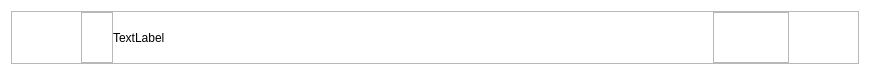
<?xml version="1.0" encoding="UTF-8"?>
<ui version="4.0">
 <class>Form</class>
 <widget class="QWidget" name="Form">
  <property name="geometry">
   <rect>
    <x>0</x>
    <y>0</y>
    <width>870</width>
    <height>75</height>
   </rect>
  </property>
  <property name="windowTitle">
   <string>Form</string>
  </property>
  <property name="styleSheet">
   <string notr="true">#Form{
background:#fff;
}</string>
  </property>
  <layout class="QGridLayout" name="gridLayout_3">
   <item row="0" column="0">
    <widget class="QFrame" name="frame">
     <property name="frameShape">
      <enum>QFrame::StyledPanel</enum>
     </property>
     <property name="frameShadow">
      <enum>QFrame::Raised</enum>
     </property>
     <layout class="QGridLayout" name="gridLayout_2">
      <property name="leftMargin">
       <number>0</number>
      </property>
      <property name="topMargin">
       <number>0</number>
      </property>
      <property name="rightMargin">
       <number>0</number>
      </property>
      <property name="bottomMargin">
       <number>0</number>
      </property>
      <property name="spacing">
       <number>0</number>
      </property>
      <item row="0" column="0">
       <spacer name="horizontalSpacer_2">
        <property name="orientation">
         <enum>Qt::Horizontal</enum>
        </property>
        <property name="sizeHint" stdset="0">
         <size>
          <width>70</width>
          <height>20</height>
         </size>
        </property>
       </spacer>
      </item>
      <item row="0" column="1">
       <widget class="QFrame" name="frame_2">
        <property name="frameShape">
         <enum>QFrame::StyledPanel</enum>
        </property>
        <property name="frameShadow">
         <enum>QFrame::Raised</enum>
        </property>
        <layout class="QVBoxLayout" name="verticalLayout">
         <property name="spacing">
          <number>0</number>
         </property>
         <property name="leftMargin">
          <number>0</number>
         </property>
         <property name="topMargin">
          <number>0</number>
         </property>
         <property name="rightMargin">
          <number>0</number>
         </property>
         <property name="bottomMargin">
          <number>0</number>
         </property>
         <item>
          <widget class="QLabel" name="label">
           <property name="minimumSize">
            <size>
             <width>30</width>
             <height>30</height>
            </size>
           </property>
           <property name="maximumSize">
            <size>
             <width>30</width>
             <height>30</height>
            </size>
           </property>
           <property name="text">
            <string/>
           </property>
           <property name="pixmap">
            <pixmap resource="../static/resource.qrc">:/icons/icons/input.png</pixmap>
           </property>
           <property name="scaledContents">
            <bool>true</bool>
           </property>
          </widget>
         </item>
         <item>
          <spacer name="verticalSpacer">
           <property name="orientation">
            <enum>Qt::Vertical</enum>
           </property>
           <property name="sizeHint" stdset="0">
            <size>
             <width>20</width>
             <height>20</height>
            </size>
           </property>
          </spacer>
         </item>
        </layout>
       </widget>
      </item>
      <item row="0" column="3">
       <widget class="QFrame" name="frame_3">
        <property name="frameShape">
         <enum>QFrame::StyledPanel</enum>
        </property>
        <property name="frameShadow">
         <enum>QFrame::Raised</enum>
        </property>
        <layout class="QGridLayout" name="gridLayout">
         <property name="leftMargin">
          <number>0</number>
         </property>
         <property name="topMargin">
          <number>0</number>
         </property>
         <property name="rightMargin">
          <number>0</number>
         </property>
         <property name="bottomMargin">
          <number>0</number>
         </property>
         <property name="horizontalSpacing">
          <number>0</number>
         </property>
         <item row="0" column="1">
          <spacer name="horizontalSpacer">
           <property name="orientation">
            <enum>Qt::Horizontal</enum>
           </property>
           <property name="sizeHint" stdset="0">
            <size>
             <width>44</width>
             <height>20</height>
            </size>
           </property>
          </spacer>
         </item>
         <item row="0" column="0">
          <widget class="QPushButton" name="pushButton">
           <property name="cursor">
            <cursorShape>PointingHandCursor</cursorShape>
           </property>
           <property name="styleSheet">
            <string notr="true">border:none;</string>
           </property>
           <property name="text">
            <string/>
           </property>
           <property name="icon">
            <iconset resource="../static/resource.qrc">
             <normaloff>:/icons/icons/reedit1.png</normaloff>:/icons/icons/reedit1.png</iconset>
           </property>
          </widget>
         </item>
         <item row="1" column="0">
          <spacer name="verticalSpacer_2">
           <property name="orientation">
            <enum>Qt::Vertical</enum>
           </property>
           <property name="sizeHint" stdset="0">
            <size>
             <width>20</width>
             <height>21</height>
            </size>
           </property>
          </spacer>
         </item>
        </layout>
       </widget>
      </item>
      <item row="0" column="4">
       <spacer name="horizontalSpacer_3">
        <property name="orientation">
         <enum>Qt::Horizontal</enum>
        </property>
        <property name="sizeHint" stdset="0">
         <size>
          <width>70</width>
          <height>20</height>
         </size>
        </property>
       </spacer>
      </item>
      <item row="0" column="2">
       <widget class="QLabel" name="label_2">
        <property name="minimumSize">
         <size>
          <width>600</width>
          <height>0</height>
         </size>
        </property>
        <property name="maximumSize">
         <size>
          <width>600</width>
          <height>16777215</height>
         </size>
        </property>
        <property name="styleSheet">
         <string notr="true">#Form{
	background:#fff;
}</string>
        </property>
        <property name="text">
         <string>TextLabel</string>
        </property>
        <property name="alignment">
         <set>Qt::AlignLeading|Qt::AlignLeft|Qt::AlignVCenter</set>
        </property>
       </widget>
      </item>
     </layout>
    </widget>
   </item>
  </layout>
 </widget>
 <resources>
  <include location="../static/resource.qrc"/>
 </resources>
 <connections/>
</ui>
